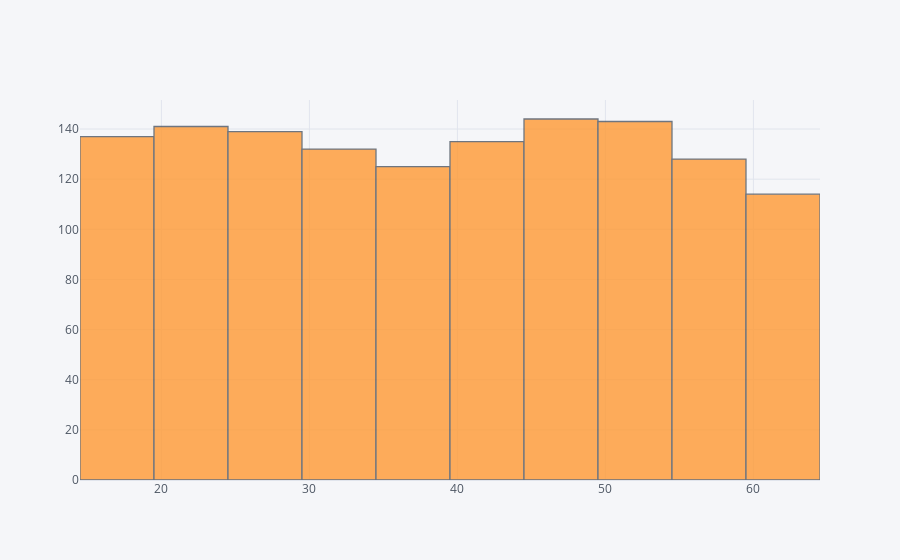

Notebook code for this chart:
### Code cell
insurance['age'].iplot(kind='hist',bins=20)

### Figure 1 — Plotly figure (JSON) as saved in the notebook; plotly's stock layout.template omitted (floating-point values rounded to 4 significant figures; data arrays with more than 128 entries replaced by an {"elided": "..."} marker saying what was removed)
{"data": [{"histfunc": "count", "histnorm": "", "marker": {"color": "rgba(255, 153, 51, 1.0)", "line": {"color": "#4D5663", "width": 1.3}}, "name": "age", "nbinsx": 20, "opacity": 0.8, "orientation": "v", "type": "histogram", "x": {"elided": "1338 int values"}}], "layout": {"barmode": "overlay", "legend": {"bgcolor": "#F5F6F9", "font": {"color": "#4D5663"}}, "paper_bgcolor": "#F5F6F9", "plot_bgcolor": "#F5F6F9", "title": {"font": {"color": "#4D5663"}}, "xaxis": {"gridcolor": "#E1E5ED", "showgrid": true, "tickfont": {"color": "#4D5663"}, "title": {"font": {"color": "#4D5663"}, "text": ""}, "zerolinecolor": "#E1E5ED"}, "yaxis": {"gridcolor": "#E1E5ED", "showgrid": true, "tickfont": {"color": "#4D5663"}, "title": {"font": {"color": "#4D5663"}, "text": ""}, "zerolinecolor": "#E1E5ED"}}}
